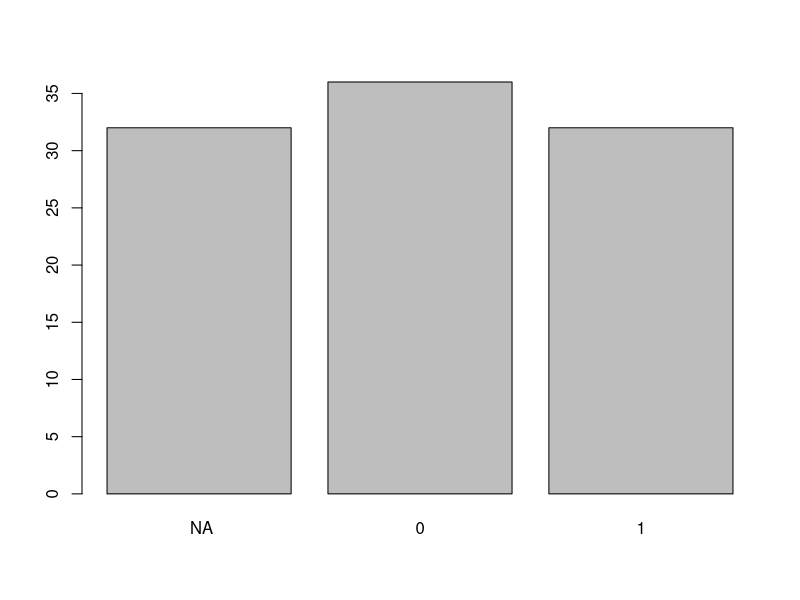

Source code (R): (Note: this script raises an error after producing the figure.)
## ---- chunk 1
knitr::opts_chunk$set(
  comment = "#>",
  error = TRUE,
  tidy = FALSE,
  width = 60
)

options(digits = 3)
## ---- chunk 2
sample.data <- as.factor(sample(c(1, 0, NA), 100, replace = TRUE))
sample.data <- as.character(sample.data)
sample.data[is.na(sample.data)] <- " NA"
sample.data <- factor(sample.data)
plot(sample.data)
## ---- chunk 3
library(ggplot2)
qplot(sample.data, geom = "histogram")
